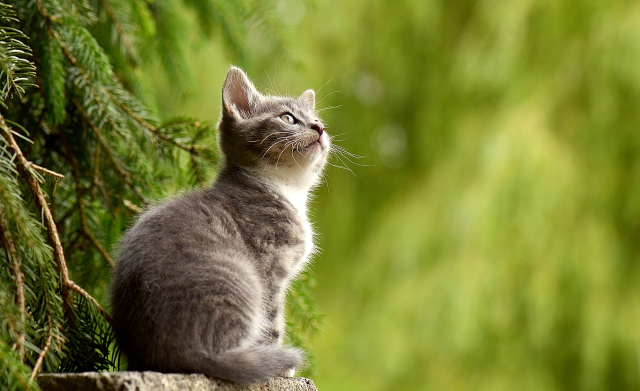
#> input picture kucing.jpg, 1280 x 781 px (shown at 1/2 size)
$ python 'Latihan 5.py'
#> lines starting #> are read from the running program, lines starting #| are printed output that depends on the picture
# Nama: Yoga Satria Nugraha Kusmayadi
# NIM: 1217070087

import cv2

gambar1 = cv2.imread('kucing.jpg')
#> gambar1 is the input picture: shape (781, 1280, 3); mean B, G, R 49.7, 125.8, 119.2
gambar2 = cv2.imread('anjing.jpg')
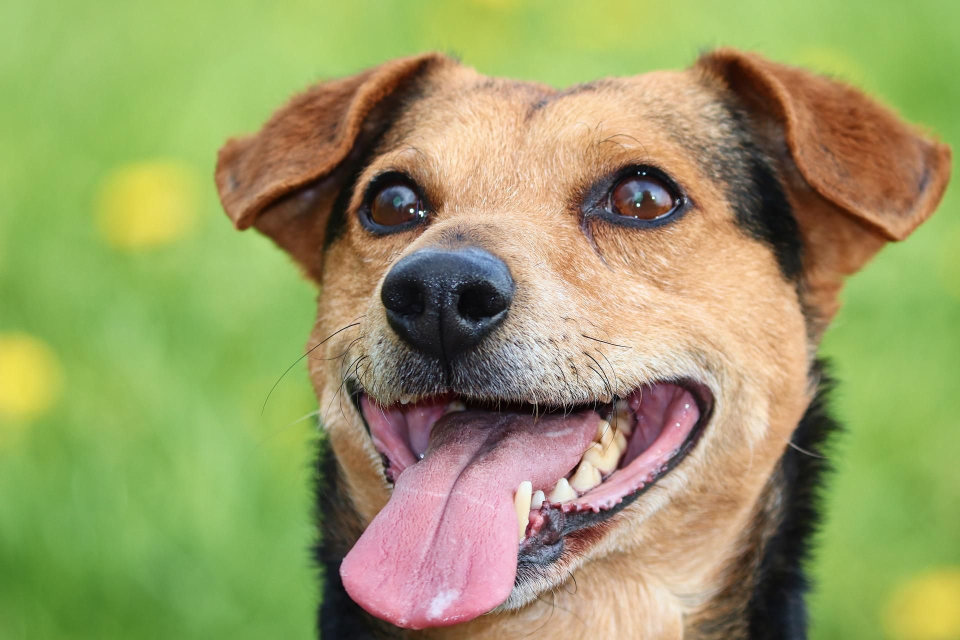
#> input picture anjing.jpg, 1920 x 1280 px (shown at 1/2 size)
#> gambar2 is the input picture: shape (1280, 1920, 3); mean B, G, R 101.4, 156.4, 153.5

tinggi, lebar, _ = gambar1.shape
#> tinggi = 781; lebar = 1280
gambar2 = cv2.resize(gambar2, (lebar, tinggi))
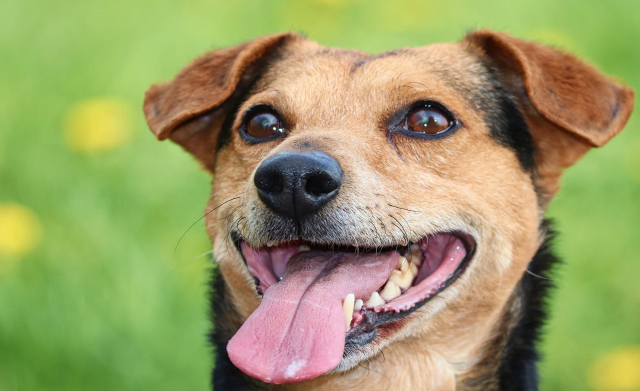
#> gambar2: shape (781, 1280, 3) (shown at 1/2 size); mean B, G, R 101.3, 156.3, 153.4

tinggi, lebar, _ = gambar1.shape
gambar2 = cv2.resize(gambar2, (lebar, tinggi))

hasil_penjumlahan = gambar1.copy()

for y in range(tinggi):
    for x in range(lebar):
        for c in range(3):
            nilai_baru = gambar1[y, x, c] + gambar2[y, x, c]
            hasil_penjumlahan[y, x, c] = min(nilai_baru, 255)
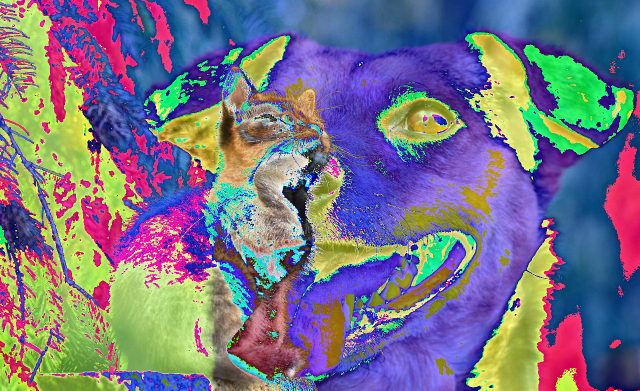
#> hasil_penjumlahan: shape (781, 1280, 3) (shown at 1/2 size); mean B, G, R 133.8, 115.2, 118.4

cv2.imshow("Hasil Penjumlahan", hasil_penjumlahan)
cv2.waitKey(0)
cv2.destroyAllWindows()

cv2.imwrite('hasil_penjumlahan_manual_rumus.jpg', hasil_penjumlahan)
